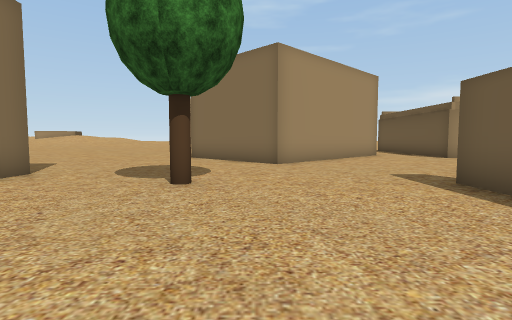
view 1 (above)

24 first-person views from a walk through a 3-D level made in the Unity game engine. The camera is 1.4 m above the floor, tilts 4° down and sees 80° across. The floor is counted in squares, 2 m on a side. Each view is taken from the middle of a square. On the plan, view 1 faces up. The plan holds only what a view shows up to about 10 squares ahead; the rest is blank. The place goes on beyond the plan. Some trees and plants on the terrain are drawn as simple stand-ins. The player character is not drawn. Some animated figures are left out.

view 2
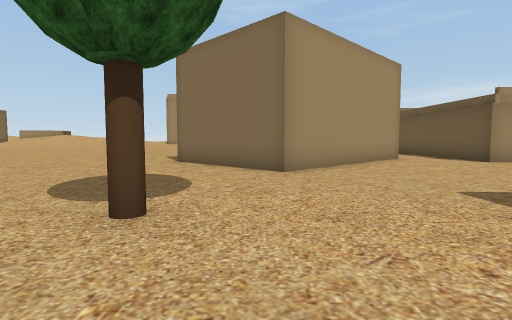

view 3
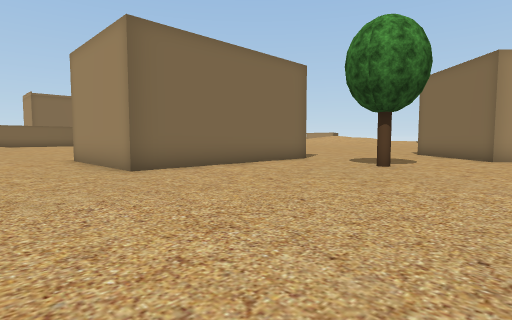

view 4
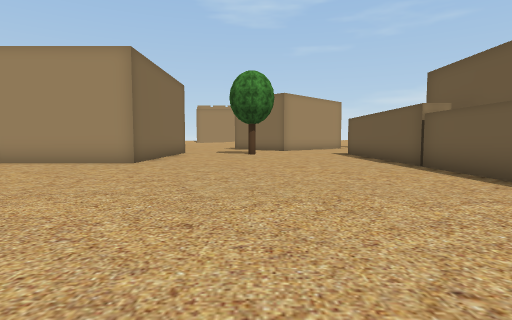

view 5
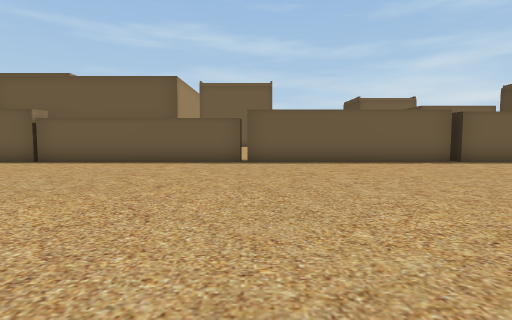

view 6
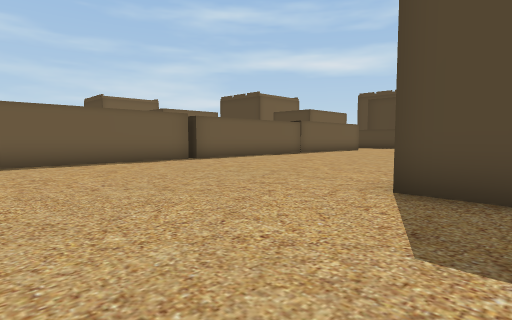

view 7
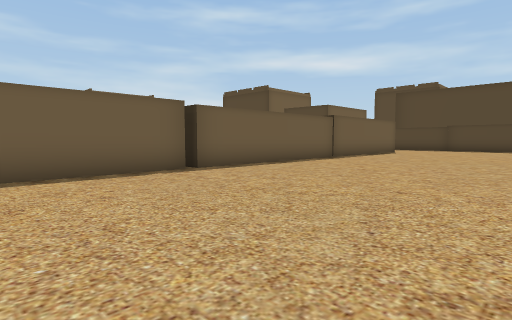

view 8
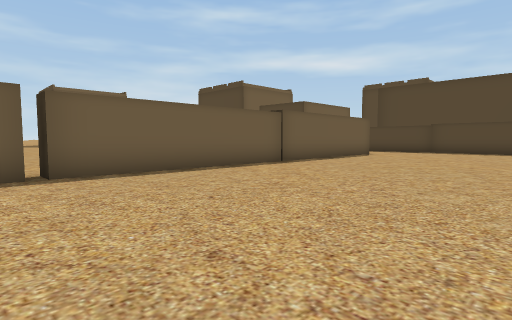

view 9
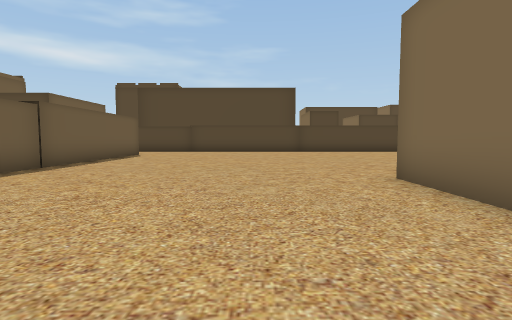

view 10
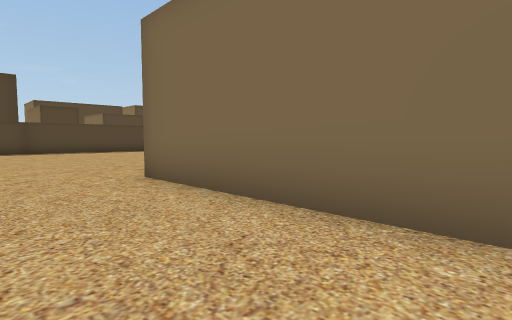

view 11
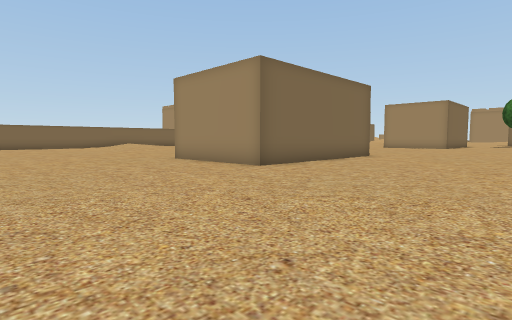

view 12
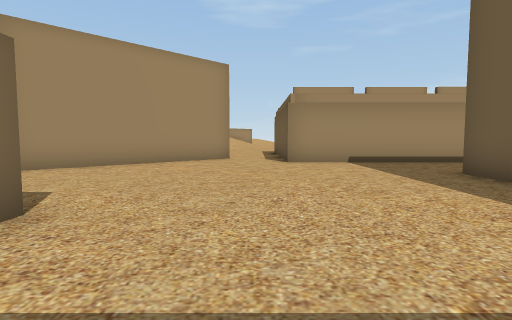

view 13
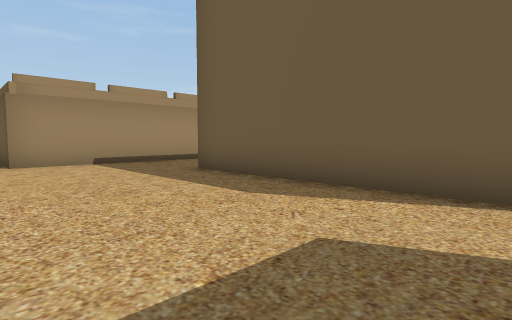

view 14
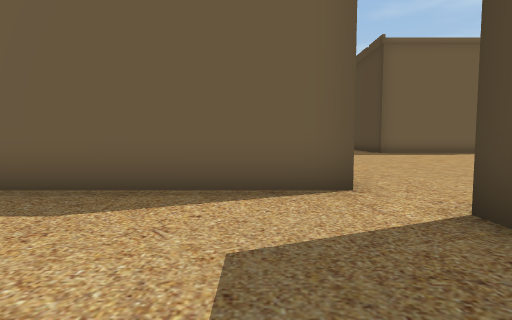

view 15
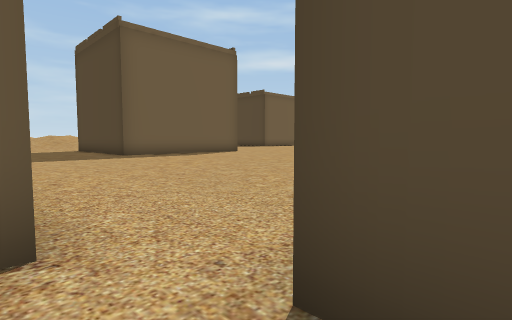

view 16
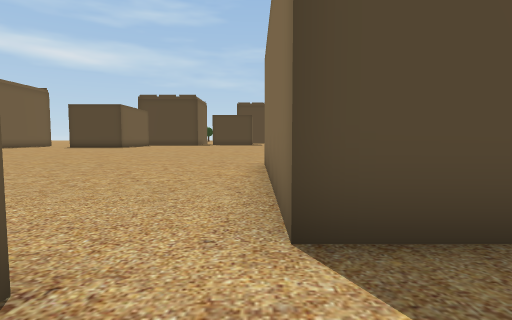

view 17
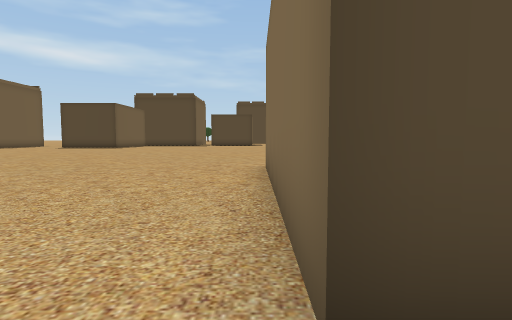

view 18
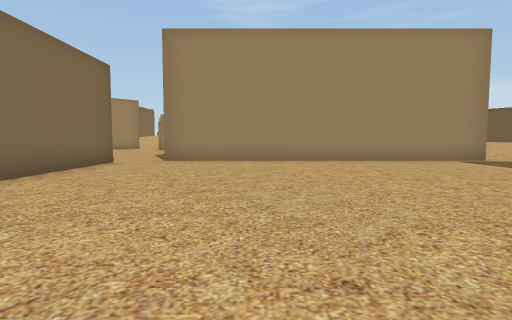

view 19
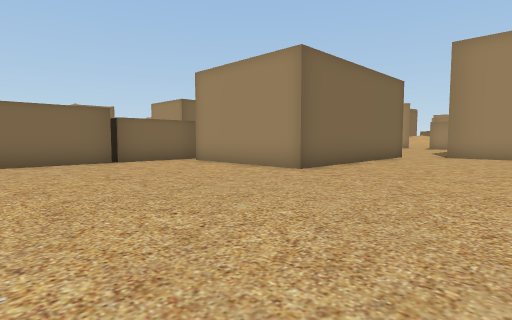

view 20
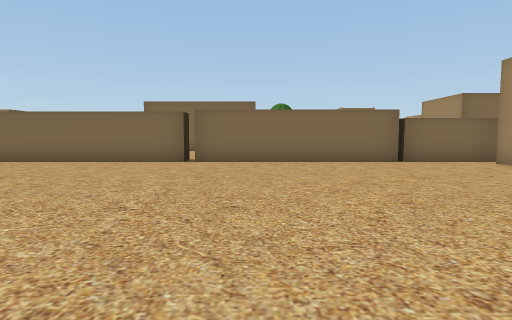

view 21
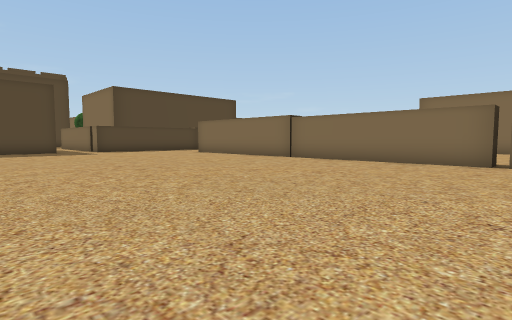

view 22
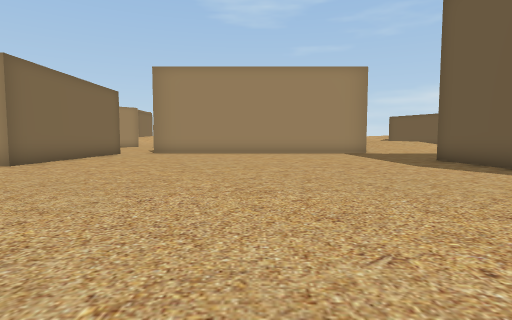

view 23
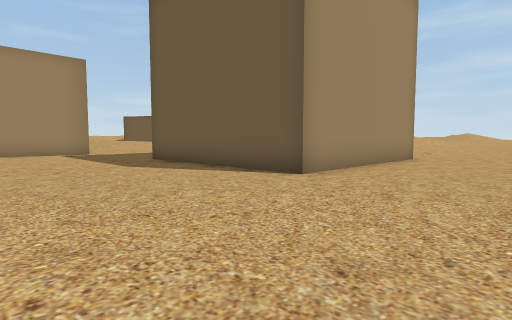

view 24
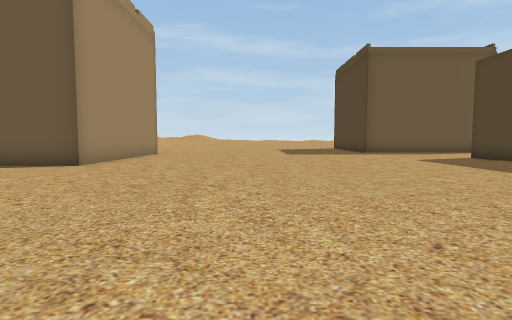

### Floor plan
Points are (right, up) in squares from view 1. A wall is a line through its corners. A room is listed if a view was taken in it or the views show most of it. See-through windows are left out.
Room 1 (views 1, 2, 3, 4, 5, 6, 7, 8, 9, 10, 11, 12, 13, 14, 15, 16, 17)
walls: (3.1, 3.6) (3.1, 4.9); (7.2, 1) (8.8, 1); (-5.8, -12) (-4.4, -12); (-4.5, -13.1) (-4.5, -18.4) (-7.5, -18.4); (3.1, -13.9) (3.1, 1); (-4.5, 6.1) (-4.5, -0.3) (-7.5, -0.3); (10.1, 1.7) (10.1, 8.1); (4.3, 12.1) (0.6, 8.4) (-2.4, 11.3); (12.2, 11) (6.9, 11) (6.9, 12.5); (3.1, -23.1) (3.1, -14.2) (3.9, -14.2)
ways out: gap at (4, -14) to room 2
objects: tree (-1, 5)
Room 2 (views 18, 19, 20, 21, 22, 23, 24)
walls: (23.5, -9.4) (20.9, -9.4) (20.9, -3); (3.9, -14.2) (3.9, -19.7); (3.9, -4.7) (3.9, -13.9); (8.8, 1) (8.8, -5.3) (4.5, -5.3); (22.4, -21.9) (23.1, -21.9); (20.4, 1.7) (10.1, 1.7)
ways out: gap at (4, -14) to room 1

Positions as (right, up) in squares from view 1, and headings:
1: (0, 0), facing up
2: (0, 2), facing up
3: (2, -3), facing up-left
4: (-1, -9), facing up
5: (-6, -8), facing right
6: (-6, -8), facing down-right
7: (-3, -10), facing down-right
8: (-3, -13), facing down-right
9: (-2, -13), facing down
10: (-2, -13), facing down-left
11: (1, -24), facing up-left
12: (6, 2), facing up
13: (6, 2), facing up-right
14: (6, 3), facing right
15: (8, 2), facing down-right
16: (9, 3), facing down
17: (9, 2), facing down
18: (13, -8), facing up
19: (13, -11), facing up-left
20: (13, -12), facing left
21: (13, -13), facing down-left
22: (15, -13), facing up
23: (16, -13), facing up-right
24: (13, -14), facing right
